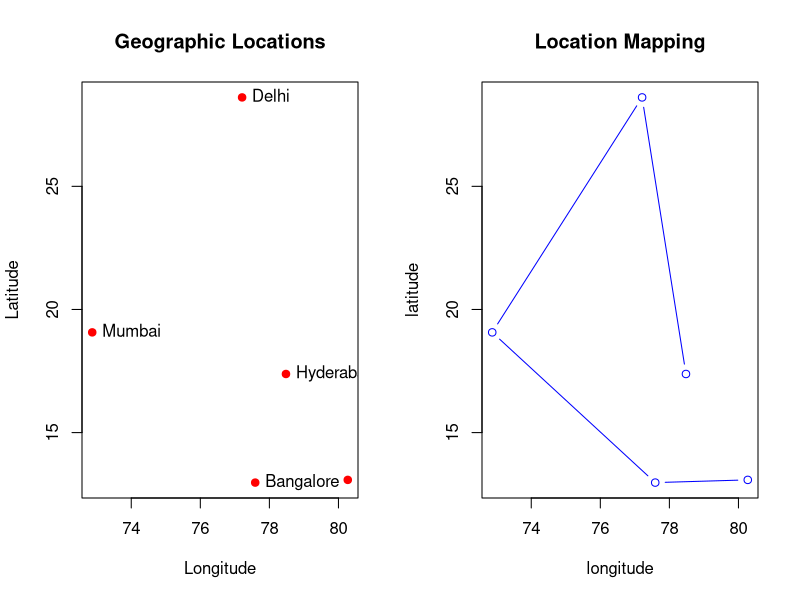

Recreate this plot in R.
# Geographic Dataset
city <- c("Chennai","Bangalore","Mumbai","Delhi","Hyderabad")
latitude <- c(13.08,12.97,19.07,28.61,17.38)
longitude <- c(80.27,77.59,72.87,77.21,78.48)

par(mfrow=c(1,2))

# Scatter Plot
plot(longitude,latitude,
     pch=19,
     col="red",
     main="Geographic Locations",
     xlab="Longitude",
     ylab="Latitude")

text(longitude,latitude,labels=city,pos=4)

# Simple Map Style Plot
plot(longitude,latitude,
     type="b",
     col="blue",
     main="Location Mapping")

par(mfrow=c(1,1))

# Table
geo_data <- data.frame(city,latitude,longitude)
print(geo_data)
